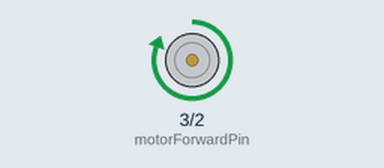
The sketch below on a simulated Arduino Uno, built with avr-gcc and run on an emulated ATmega328P. Shown: motor-driver pin pairs drawn as motors (green arrow = first pin HIGH = forward, orange = second pin HIGH = backward, longer = more drive).

Above: at 1.0 s.
At 2.5 s:
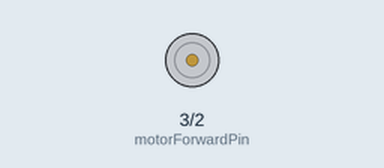
At 4.0 s:
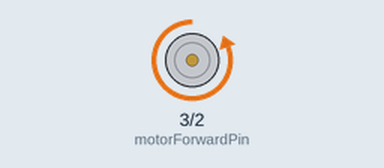
Timing chart, 0 to 6.5 s (numbered marks = the images above):
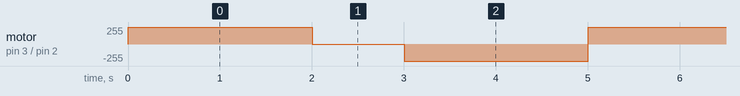

Measured:
- by itself, motor on pin 3 (motorForwardPin) / pin 2 (motorReversePin): repeats every 5.0 s: stopped 1.0 s, backward 255/255 2.0 s, forward 255/255 2.0 s

The sketch:

motor_drive.ino
```cpp
int motorForwardPin = 3;

int motorReversePin = 2;


void setup(){

  pinMode(motorForwardPin, OUTPUT);

  pinMode(motorReversePin, OUTPUT);

  Serial.begin(9600);

}


void loop(){

  digitalWrite(motorReversePin, LOW);

  digitalWrite(motorForwardPin, HIGH);

  delay(2000);

  digitalWrite(motorForwardPin, LOW);

  digitalWrite(motorReversePin, LOW);

  delay(1000);


  digitalWrite(motorForwardPin, LOW);

  digitalWrite(motorReversePin, HIGH);

  delay(2000);

}
```
